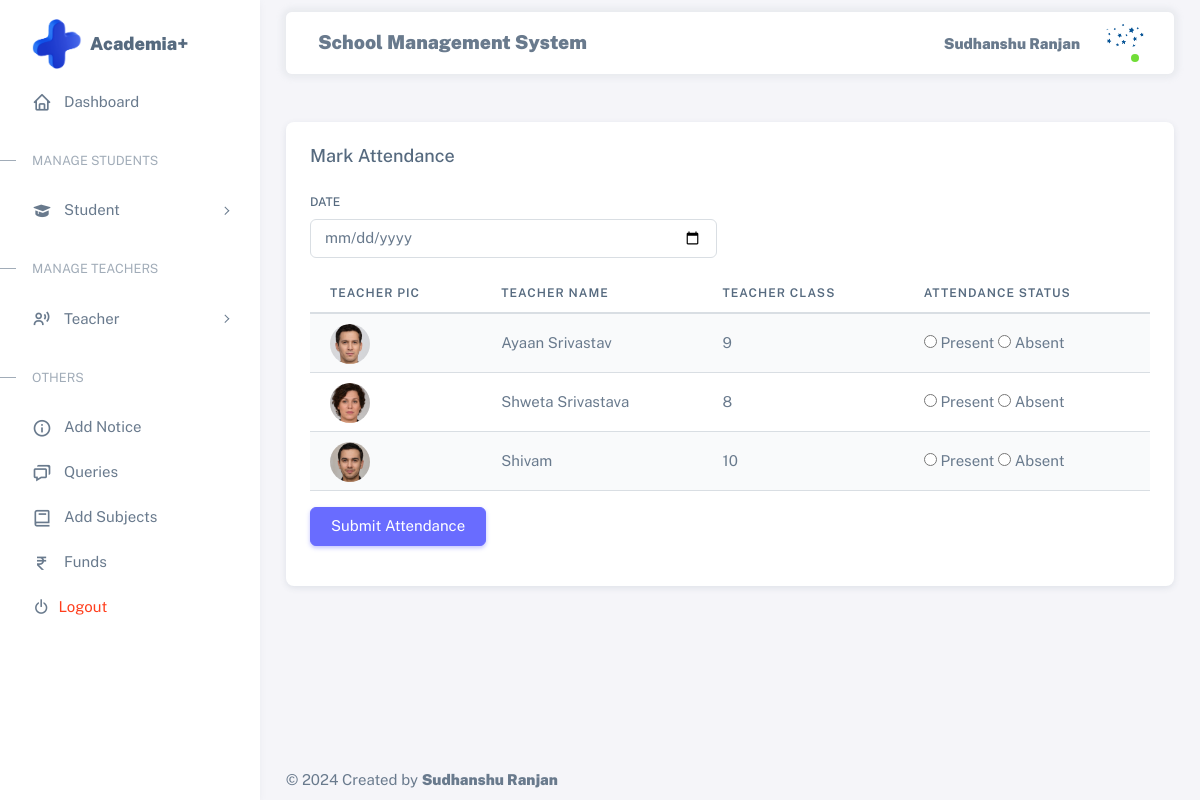
Page /attendance/ (signed in) on the committed database.
### asms_app/models.py (models this page shows, shortened)
class AcedemiaAdmin(models.Model):
    admin = models.BooleanField(default=True)
    utype = models.CharField(max_length=20,default='Admin')
    name = models.CharField(max_length=50)
    username = models.CharField(max_length=100, primary_key=True)
    password = models.CharField(max_length=32)
    pic = models.FileField(max_length=100, upload_to='Admin/')

class Teacher(models.Model):
    teacher = models.BooleanField(default=True)
    utype = models.CharField(max_length=20,default='Teacher')
    username = models.CharField(max_length=100, primary_key=True)
    name = models.CharField(max_length=50)
    email = models.CharField(max_length=50)
    tclass = models.CharField(max_length=50)
    pic = models.FileField(max_length=100, upload_to='Teacher/' , default="")
    password = models.CharField(max_length=32, default="Teaceher")
    phone = models.CharField(max_length=14)
    tsalary = models.CharField(max_length=50)
    address = models.TextField()
    qualification = models.CharField(max_length=50)
    experience = models.CharField(max_length=50)
    created = models.DateTimeField(auto_now=True)
    class Meta:
        ordering = ['-created']

### asms_app/views.py (the view, shortened to what this page needs)
# urls.py: path('attendance/', mark_teacher_attendance, name='attendance'),
def mark_teacher_attendance(request):
    key = request.session.get('session_key')
    user = None
    if key:
        try:
            user = AcedemiaAdmin.objects.get(username=key)
        except AcedemiaAdmin.DoesNotExist:
            return redirect('home')
    selected_date = request.GET.get('date') or timezone.now().date()
    teachers = Teacher.objects.all()
    return render(request, 'teacherattendance.html', {'user': user, 'teachers': teachers, 'selected_date': selected_date})

### asms_app/templates/teacherattendance.html (shortened to what this page needs)
{% extends 'base.html' %}
{% block content %}
<div class="container mt-5">
    <form method="POST">
        <div class="row">
            <div class="col-md-12">
                <div class="card mb-4">
                    <h5 class="card-header">Mark Attendance</h5>
                    <div class="card-body">
                        <div class="row mb-3">
                            <div class="col-md-6">
                                <label for="date" class="form-label">Date</label>
                                <input type="date" class="form-control" id="date" name="date" value="{{ selected_date }}" required>
                            </div>
                        </div>
                        <div class="table-responsive">
                            <table class="table table-striped">
                                <thead>
                                    <tr>
                                        <th>Teacher Pic</th>
                                        <th>Teacher Name</th>
                                        <th>Teacher Class</th>
                                        <th>Attendance Status</th>
                                    </tr>
                                </thead>
                                <tbody>
                                    {% for teacher in teachers %}
                                    <tr>
                                        <td>
                                            <div class="flex-shrink-0 me-3">
                                                <div class="avatar">
                                                    <img src="{{ teacher.pic.url }}" alt="{{ teacher.name }}" class="w-px-40 h-auto rounded-circle" />
                                                </div>
                                            </div>
                                        </td>
                                        <td>{{ teacher.name }}</td>
                                        <td>{{ teacher.tclass }}</td>
                                        <td>
                                            <input type="radio" name="attendance[{{ teacher.username }}]" value="True"> Present
                                            <input type="radio" name="attendance[{{ teacher.username }}]" value="False"> Absent
                                        </td>
                                    </tr>
                                    {% endfor %}
                                </tbody>
                            </table>
                        </div>
                        <div class="row my-3">
                            <div class="col-md-12">
                                <button type="submit" class="btn btn-primary">Submit Attendance</button>
                            </div>
                        </div>
                    </div>
                </div>
            </div>
        </div>
    </form>
</div>
{% endblock %}

### asms_app/templates/dashboard.html (shortened to what this page needs)
{%load static%}
<div class="layout-wrapper layout-content-navbar">
    <div class="layout-container">
<aside id="layout-menu" class="layout-menu menu-vertical menu bg-menu-theme">
    <div class="app-brand demo">
      <img src="{%static 'images/plus.png'%}" style="height: 50px; width: 50px;" alt="">
        <a href="/dashboard/" class="app-brand-link">
            <span class="app-brand-text menu-text fw-bolder ms-2 fs-5">Academia+</span>
        </a>
    </div>
    <ul class="menu-inner py-1">
        <li class="menu-item active">
            <a href="/dashboard/" class="menu-link">
                <i class="menu-icon tf-icons bx bx-home"></i>
                <div data-i18n="Analytics">Dashboard</div>
            </a>
        </li>
        <li class="menu-header small text-uppercase"><span class="menu-header-text">Manage Students</span></li>
        <li class="menu-item">
            <a href="javascript:void(0);" class="menu-link menu-toggle">
                <i class="menu-icon tf-icons bx bxs-graduation"></i>
                <div data-i18n="Layouts">Student</div>
            </a>
        </li>
        <li class="menu-header small text-uppercase"><span class="menu-header-text">Manage Teachers</span></li>
        <li class="menu-item">
            <a href="javascript:void(0);" class="menu-link menu-toggle">
                <i class="menu-icon tf-icons bx bx-user-voice"></i>
                <div data-i18n="Layouts">Teacher</div>
            </a>
        </li>
        <li class="menu-header small text-uppercase"><span class="menu-header-text">Others</span></li>
        {%if user.student%}
        <li class="menu-item">
          <a href="/view_notice/" class="menu-link">
              <i class="menu-icon tf-icons bx bx-info-circle"></i>
              <div data-i18n="Basic">View Notice</div>
          </a>
      </li>
      <li class="menu-item">
        <a href="/post_query/" class="menu-link">
          <i class="menu-icon tf-icons bx bx-message-square-dots"></i>
            <div data-i18n="Basic">Post Queries</div>
        </a>
    </li>
    <li class="menu-item">
      <a href="/all_queries/" class="menu-link">
          <i class="menu-icon tf-icons bx bx-chat"></i>
          <div data-i18n="Basic">All Queries</div>
      </a>
  </li>
        {%else%}
        <li class="menu-item">
            <a href="/notice/" class="menu-link">
                <i class="menu-icon tf-icons bx bx-info-circle"></i>
                <div data-i18n="Basic">Add Notice</div>
            </a>
        </li>
        <li class="menu-item">
          <a href="/all_queries/" class="menu-link">
              <i class="menu-icon tf-icons bx bx-chat"></i>
              <div data-i18n="Basic">Queries</div>
          </a>
      </li>
        {%endif%}
        {%if user.admin%}
        <li class="menu-item">
          <a href="/addsubjects/" class="menu-link">
              <i class="menu-icon tf-icons bx bx-book"></i>
              <div data-i18n="Basic">Add Subjects</div>
          </a>
      </li>
        <li class="menu-item">
            <a href="/funds/" class="menu-link">
                <i class="menu-icon tf-icons bx bx-rupee"></i>
                <div data-i18n="Basic">Funds</div>
            </a>
        </li>
        {%endif%}
        <li class="menu-item">
            <a href="/logout/" target="_blank" class="menu-link">
                <i class="bx bx-power-off me-2"></i>
                <div data-i18n="Documentation" class="text-danger">Logout</div>
            </a>
        </li>
    </ul>
</aside>
      <div class="layout-page">
        <nav
          class="layout-navbar container-xxl navbar navbar-expand-xl navbar-detached align-items-center bg-navbar-theme"
          id="layout-navbar"
        >
          <div class="navbar-nav-right d-flex align-items-center" id="navbar-collapse">
            <span class="menu-text fw-bolder ms-2" style="font-size: 1.6vw;">School Management System</span>
            <ul class="navbar-nav flex-row align-items-center ms-auto">
              <li class="nav-item lh-1 me-3">
                <p class="mt-3 fw-bolder">{{user.name}}</p>
              </li>
              <li class="nav-item navbar-dropdown dropdown-user dropdown">
                <a class="nav-link dropdown-toggle hide-arrow" href="javascript:void(0);" data-bs-toggle="dropdown">
                  <div class="avatar avatar-online">
                    <img src="{{user.pic.url}}" alt class="w-px-40 h-auto rounded-circle" />
                  </div>
                </a>
              </li>
            </ul>
          </div>
        </nav>
        <div class="content-wrapper">

### asms_app/static/assets/css/demo.css (style rules this page uses)
.menu .app-brand.demo { height: 64px; margin-top: 12px; }

### rows in the picture
AcedemiaAdmin: name "Sudhanshu Ranjan", pic (picture)
Teacher: pic (picture), name "Ayaan Srivastav", tclass "9"
Teacher: pic (picture), name "Shweta Srivastava", tclass "8"
Teacher: pic (picture), name "Shivam", tclass "10"
